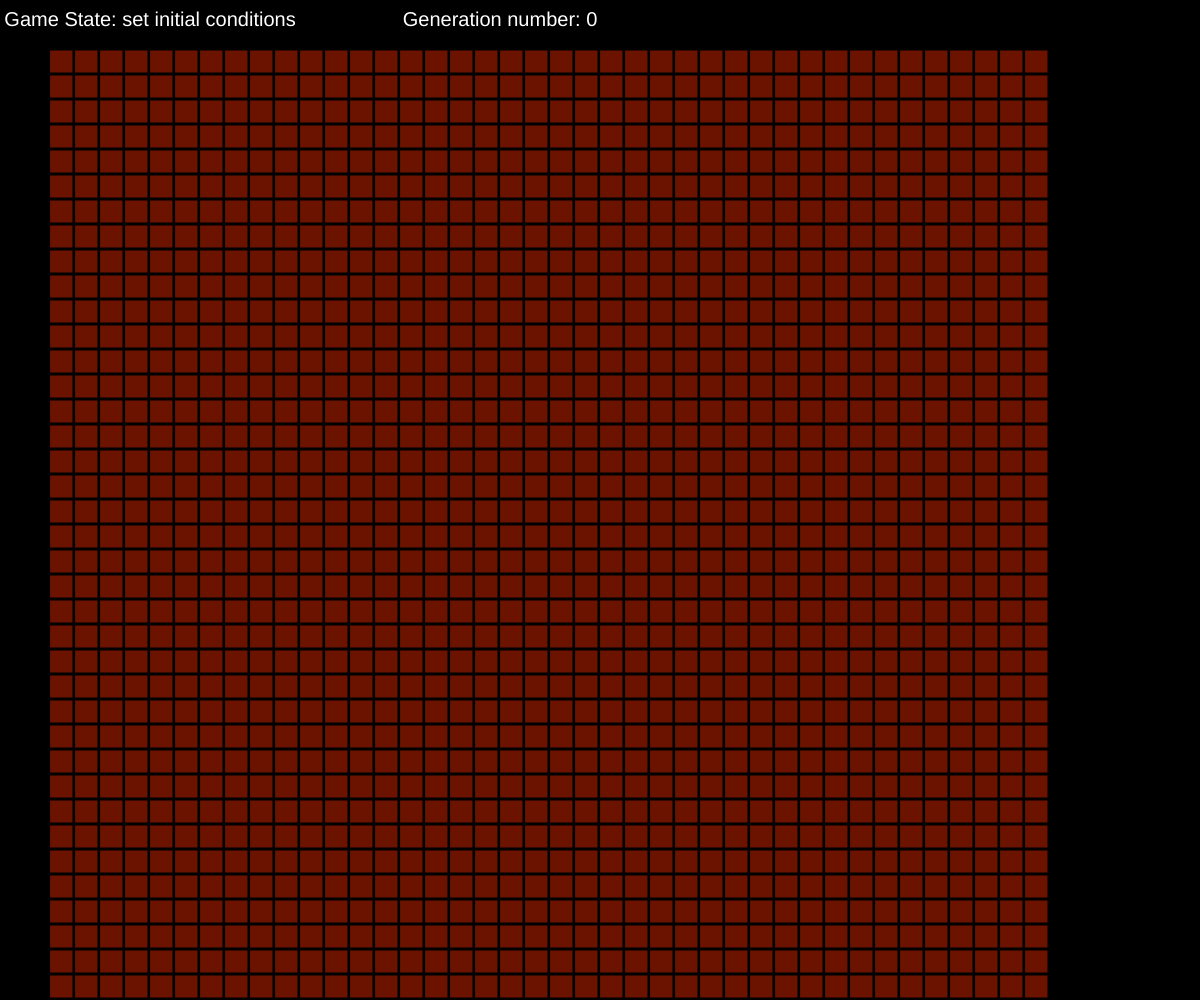
Frame 1 (no input)
Frame 60 (no input): identical to frame 1, image omitted
Frame 120 (the mouse pressed at the canvas centre since frame 60): identical to frame 1, image omitted

The p5.js sketch that drew this single still picture (run headless with seeded random() and noise() and a simulated clock; from frame 60 on, the mouse is pressed at the canvas centre):

// p5.js sketch
// ── sketch.js
let gameStart = false
let genNum = 0

function setup() {
  createCanvas(windowWidth, windowHeight)
  grid = new Grid(windowWidth, windowHeight, '0')
  grid.init()
  // grid.showMatrix()
}

function drawGameInfo() {
  push()
  fill(255, 255, 255)
  textFont('Helvetica')
  textAlign(CENTER, CENTER)
  noStroke()
  textSize(20)
  text('Generation number: ' + genNum, 500, 20)
  text('Game State: ' + (gameStart ? 'started' : 'set initial conditions'), 150, 20)
  pop()
}

function keyPressed() {
  if (keyCode === RETURN)
    gameStart = true
  if (keyCode === RIGHT_ARROW && gameStart) {
    genNum++
    grid.nextGen()
  }
}

function draw() {
  background('#000')

  drawGameInfo()
  grid.show()
  if (!gameStart)
    grid.setInitState()

}

// ── cell.js
class Cell {
  constructor(padding) {
    this.padding = padding

    this.cell_size = 25
    this.cell_dead_color = '#6c1300'
    this.cell_live_color = '#ff5733'

  }

  getRect(col, row) {
    this.left = this.padding + (col * this.cell_size);
    this.top = this.padding + (row * this.cell_size);
    this.size = this.cell_size - 2;
    return [this.left, this.top, this.size]
  }

  show(state) {
    if (state == 1)
      fill(this.cell_live_color)
    else
      fill(this.cell_dead_color)
    rect(this.left, this.top, this.size, this.size);
  }

}

// ── grid.js
class Grid {
  constructor(c_width, c_height, c_color) {
    this.padding = 50
    this.rows = 40
    this.columns = 40

    this.canvas_width = c_width
    this.canvas_height = c_height
    this.canvas_color = c_color

    this.matrix = []
    this.rects = []
  }

  init() {
    for (let col = 0; col < this.columns; col++) {
      this.matrix[col] = []
      this.rects[col] = []
      for (let row = 0; row < this.rows; row++) {
        this.matrix[col][row] = 0

        this.rects[col][row] = new Cell(this.padding)

      }
    }
  }

  show() {
    for (let col = 0; col < this.columns; col++) {
      for (let row = 0; row < this.rows; row++) {
        this.rects[col][row].getRect(col, row)
        this.rects[col][row].show(this.matrix[col][row])
      }
    }
  }

  showMatrix() {
    console.table(this.matrix)
  }

  setInitState() {
    for (let col = 0; col < this.columns; col++)
      for (let row = 0; row < this.rows; row++) {
        let rData = []
        rData = this.rects[col][row].getRect(col, row)
        if (mouseX > rData[0] && mouseX < rData[0] + rData[2] && mouseY > rData[1] && mouseY < rData[1] + rData[2]) {
          if (mouseIsPressed == true) {
            if (this.matrix[col][row] == 0) {
              this.matrix[col][row] = 1
            } else if (this.matrix[col][row] == 1) {
              this.matrix[col][row] = 0
            }
          }
        }
      }
  }

  isValidPos(i, j) {
    if (i < 0 || j < 0 || i > this.columns - 1 || j > this.rows - 1)
      return 0
    else
      return 1
  }

  checkAdjacent(arr, i, j) {
    var n_alive = 0
    if (this.isValidPos(i - 1, j - 1))
      if (arr[i - 1][j - 1] == 1)
        n_alive++

    if (this.isValidPos(i + 1, j + 1))
      if (arr[i + 1][j + 1] == 1)
        n_alive++

    if (this.isValidPos(i - 1, j + 1))
      if (arr[i - 1][j + 1] == 1)
        n_alive++

    if (this.isValidPos(i + 1, j - 1))
      if (arr[i + 1][j - 1] == 1)
        n_alive++

    if (this.isValidPos(i, j - 1))
      if (arr[i][j - 1] == 1)
        n_alive++

    if (this.isValidPos(i - 1, j))
      if (arr[i - 1][j] == 1)
        n_alive++

    if (this.isValidPos(i, j + 1))
      if (arr[i][j + 1] == 1)
        n_alive++

    if (this.isValidPos(i + 1, j))
      if (arr[i + 1][j] == 1)
        n_alive++

    return n_alive
  }

  nextGen() {
    /*
	  	Rule 1: 1 cell with 0 or 1 neighbors = 0
		Rule 2: 1 cell with 2 or 3 neighbors = 1
		Rule 3: 1 cell with 4 or + neighbors = 0
	  	Rule 4: 0 cell with   3    neighbors = 1
	  */
    var auxMatrix = new Array(this.columns);
    for (var i = 0; i < auxMatrix.length; i++) {
      auxMatrix[i] = new Array(this.rows);
    }

    for (let col = 0; col < this.columns; col++)
      for (let row = 0; row < this.rows; row++)
        auxMatrix[col][row] = 0


    for (let col = 0; col < this.columns; col++)
      for (let row = 0; row < this.rows; row++) {
        if (this.matrix[col][row] == 1) {
          let n_alive = 0
          n_alive = this.checkAdjacent(this.matrix, col, row)

          // Rule 1
          if (n_alive == 0 || n_alive == 1)
            auxMatrix[col][row] = 0

          // Rule 2
          if (n_alive == 2 || n_alive == 3)
            auxMatrix[col][row] = 1

          // Rule 3
          if (n_alive >= 4)
            auxMatrix[col][row] = 0

        } else if (this.matrix[col][row] == 0) {
          let n_alive = 0
          n_alive = this.checkAdjacent(this.matrix, col, row)

		  // Rule 4
          if (n_alive == 3)
            auxMatrix[col][row] = 1
        }
      }

    this.matrix = auxMatrix
  }
}
